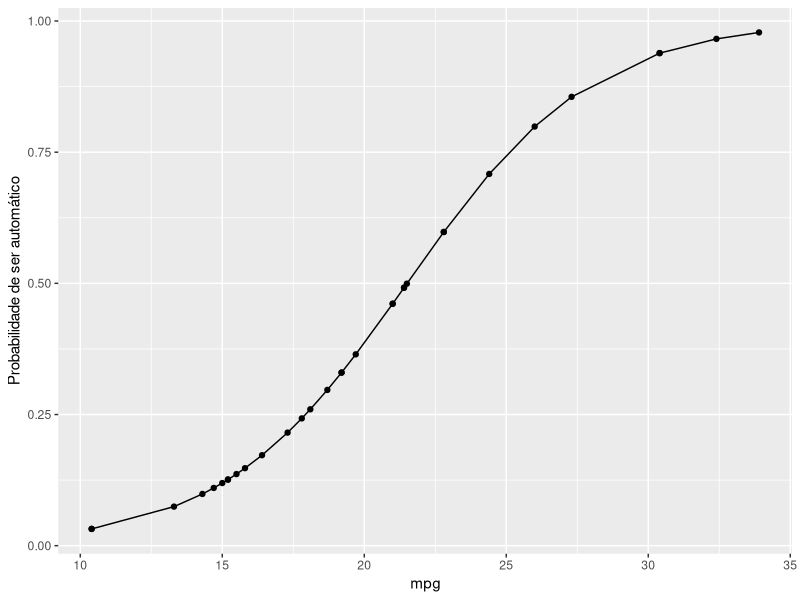
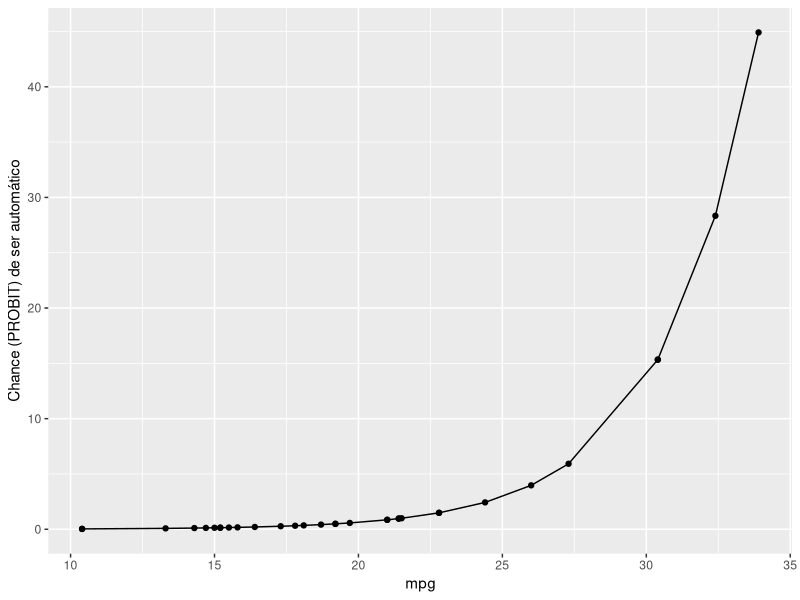

These figures' R source, in order:
#LIMPAR MEMORIA
rm(list=ls(all=TRUE))

if(!require(dplyr)){install.packages("dplyr")}
if(!require(tidyr)){install.packages("tidyr")}
if(!require(ggplot2)){install.packages("ggplot2")}
if(!require(broom)){install.packages("broom")}
#-------------------------------------------------------------------------------

# PARA A ANÁLISE SERÁ UTILIZADA DADOS DISPONIBILIZADO NO REPOSITORIO MTCAR

data(mtcars)
#------------------------------------------------------------------------------

mod <- glm(am~mpg,mtcars,family = binomial)
summary(mod)


ajuste <- mod %>%
  augment(type.predict = "response") %>%
  mutate(y_hat = .fitted) %>%  # Valores de probabilidade para cada observacao
  mutate(odds = y_hat/(1-y_hat)) %>% # Valores de chance para cada observacao (PROBIT)
  mutate(log_odds =log(odds)) %>%  # Valores de log(chance) para cada observacao (LOGIT)
  select(am,mpg,y_hat,odds,log_odds)

print(ajuste)

ggplot(ajuste, aes(x = mpg, y = y_hat)) +
  geom_point() + geom_line() +
  scale_y_continuous("Probabilidade de ser automático")

ggplot(ajuste, aes(x = mpg, y = odds)) +
  geom_point() + geom_line() +
  scale_y_continuous("Chance (PROBIT) de ser automático")


prever = predict(mod, newdata = mtcars, type = 'response')
prever <- prever >= 0.5
prever

confusao <- table(prever, mtcars$am)
confusao
taxaacerto <- (confusao[1] + confusao[4]) / sum(confusao)
taxaacerto
